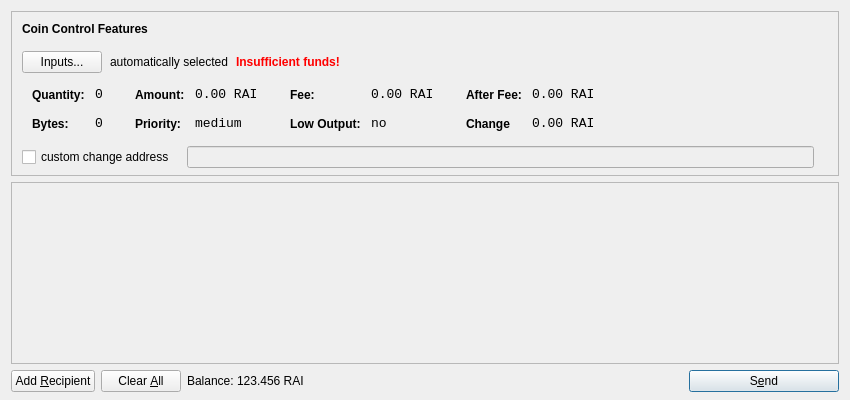
<?xml version="1.0" encoding="UTF-8"?>
<ui version="4.0">
 <class>SendCoinsDialog</class>
 <widget class="QDialog" name="SendCoinsDialog">
  <property name="geometry">
   <rect>
    <x>0</x>
    <y>0</y>
    <width>850</width>
    <height>400</height>
   </rect>
  </property>
  <property name="windowTitle">
   <string>Send Coins</string>
  </property>
  <layout class="QVBoxLayout" name="verticalLayout" stretch="0,1,0">
   <property name="bottomMargin">
    <number>8</number>
   </property>
   <item>
    <widget class="QFrame" name="frameCoinControl">
     <property name="sizePolicy">
      <sizepolicy hsizetype="Expanding" vsizetype="Expanding">
       <horstretch>0</horstretch>
       <verstretch>0</verstretch>
      </sizepolicy>
     </property>
     <property name="maximumSize">
      <size>
       <width>16777215</width>
       <height>16777215</height>
      </size>
     </property>
     <property name="frameShape">
      <enum>QFrame::StyledPanel</enum>
     </property>
     <property name="frameShadow">
      <enum>QFrame::Sunken</enum>
     </property>
     <layout class="QVBoxLayout" name="verticalLayoutCoinControl2">
      <property name="spacing">
       <number>-1</number>
      </property>
      <property name="leftMargin">
       <number>0</number>
      </property>
      <property name="topMargin">
       <number>0</number>
      </property>
      <property name="rightMargin">
       <number>0</number>
      </property>
      <property name="bottomMargin">
       <number>6</number>
      </property>
      <item>
       <layout class="QVBoxLayout" name="verticalLayoutCoinControl" stretch="0,0,0,0,1">
        <property name="spacing">
         <number>0</number>
        </property>
        <property name="leftMargin">
         <number>10</number>
        </property>
        <property name="topMargin">
         <number>10</number>
        </property>
        <item>
         <layout class="QHBoxLayout" name="horizontalLayoutCoinControl1">
          <property name="bottomMargin">
           <number>15</number>
          </property>
          <item>
           <widget class="QLabel" name="labelCoinControlFeatures">
            <property name="sizePolicy">
             <sizepolicy hsizetype="Preferred" vsizetype="Maximum">
              <horstretch>0</horstretch>
              <verstretch>0</verstretch>
             </sizepolicy>
            </property>
            <property name="font">
             <font>
              <weight>75</weight>
              <bold>true</bold>
             </font>
            </property>
            <property name="styleSheet">
             <string notr="true">font-weight:bold;</string>
            </property>
            <property name="text">
             <string>Coin Control Features</string>
            </property>
           </widget>
          </item>
         </layout>
        </item>
        <item>
         <layout class="QHBoxLayout" name="horizontalLayoutCoinControl2" stretch="0,0,0,0">
          <property name="spacing">
           <number>8</number>
          </property>
          <property name="bottomMargin">
           <number>10</number>
          </property>
          <item>
           <widget class="QPushButton" name="pushButtonCoinControl">
            <property name="styleSheet">
             <string notr="true"/>
            </property>
            <property name="text">
             <string>Inputs...</string>
            </property>
           </widget>
          </item>
          <item>
           <widget class="QLabel" name="labelCoinControlAutomaticallySelected">
            <property name="text">
             <string>automatically selected</string>
            </property>
            <property name="margin">
             <number>5</number>
            </property>
           </widget>
          </item>
          <item>
           <widget class="QLabel" name="labelCoinControlInsuffFunds">
            <property name="font">
             <font>
              <weight>75</weight>
              <bold>true</bold>
             </font>
            </property>
            <property name="styleSheet">
             <string notr="true">color:red;font-weight:bold;</string>
            </property>
            <property name="text">
             <string>Insufficient funds!</string>
            </property>
            <property name="margin">
             <number>5</number>
            </property>
           </widget>
          </item>
          <item>
           <spacer name="horizontalSpacerCoinControl">
            <property name="orientation">
             <enum>Qt::Horizontal</enum>
            </property>
            <property name="sizeHint" stdset="0">
             <size>
              <width>40</width>
              <height>1</height>
             </size>
            </property>
           </spacer>
          </item>
         </layout>
        </item>
        <item>
         <widget class="QWidget" name="widgetCoinControl" native="true">
          <property name="sizePolicy">
           <sizepolicy hsizetype="Preferred" vsizetype="Preferred">
            <horstretch>0</horstretch>
            <verstretch>0</verstretch>
           </sizepolicy>
          </property>
          <property name="minimumSize">
           <size>
            <width>0</width>
            <height>0</height>
           </size>
          </property>
          <property name="styleSheet">
           <string notr="true"/>
          </property>
          <layout class="QHBoxLayout" name="horizontalLayoutCoinControl5">
           <property name="margin">
            <number>0</number>
           </property>
           <item>
            <layout class="QHBoxLayout" name="horizontalLayoutCoinControl3" stretch="0,0,0,1">
             <property name="spacing">
              <number>20</number>
             </property>
             <property name="topMargin">
              <number>0</number>
             </property>
             <property name="bottomMargin">
              <number>10</number>
             </property>
             <item>
              <layout class="QFormLayout" name="formLayoutCoinControl1">
               <property name="horizontalSpacing">
                <number>10</number>
               </property>
               <property name="verticalSpacing">
                <number>14</number>
               </property>
               <property name="leftMargin">
                <number>10</number>
               </property>
               <property name="topMargin">
                <number>4</number>
               </property>
               <property name="rightMargin">
                <number>6</number>
               </property>
               <item row="0" column="0">
                <widget class="QLabel" name="labelCoinControlQuantityText">
                 <property name="styleSheet">
                  <string notr="true">font-weight:bold;</string>
                 </property>
                 <property name="text">
                  <string>Quantity:</string>
                 </property>
                 <property name="margin">
                  <number>0</number>
                 </property>
                </widget>
               </item>
               <item row="0" column="1">
                <widget class="QLabel" name="labelCoinControlQuantity">
                 <property name="font">
                  <font>
                   <family>Monospace</family>
                   <pointsize>10</pointsize>
                  </font>
                 </property>
                 <property name="cursor">
                  <cursorShape>IBeamCursor</cursorShape>
                 </property>
                 <property name="contextMenuPolicy">
                  <enum>Qt::ActionsContextMenu</enum>
                 </property>
                 <property name="text">
                  <string>0</string>
                 </property>
                 <property name="margin">
                  <number>0</number>
                 </property>
                 <property name="textInteractionFlags">
                  <set>Qt::LinksAccessibleByMouse|Qt::TextSelectableByKeyboard|Qt::TextSelectableByMouse</set>
                 </property>
                </widget>
               </item>
               <item row="1" column="0">
                <widget class="QLabel" name="labelCoinControlBytesText">
                 <property name="styleSheet">
                  <string notr="true">font-weight:bold;</string>
                 </property>
                 <property name="text">
                  <string>Bytes:</string>
                 </property>
                </widget>
               </item>
               <item row="1" column="1">
                <widget class="QLabel" name="labelCoinControlBytes">
                 <property name="font">
                  <font>
                   <family>Monospace</family>
                   <pointsize>10</pointsize>
                  </font>
                 </property>
                 <property name="cursor">
                  <cursorShape>IBeamCursor</cursorShape>
                 </property>
                 <property name="contextMenuPolicy">
                  <enum>Qt::ActionsContextMenu</enum>
                 </property>
                 <property name="text">
                  <string>0</string>
                 </property>
                 <property name="textInteractionFlags">
                  <set>Qt::LinksAccessibleByMouse|Qt::TextSelectableByKeyboard|Qt::TextSelectableByMouse</set>
                 </property>
                </widget>
               </item>
              </layout>
             </item>
             <item>
              <layout class="QFormLayout" name="formLayoutCoinControl2">
               <property name="horizontalSpacing">
                <number>10</number>
               </property>
               <property name="verticalSpacing">
                <number>14</number>
               </property>
               <property name="leftMargin">
                <number>6</number>
               </property>
               <property name="topMargin">
                <number>4</number>
               </property>
               <property name="rightMargin">
                <number>6</number>
               </property>
               <item row="0" column="0">
                <widget class="QLabel" name="labelCoinControlAmountText">
                 <property name="styleSheet">
                  <string notr="true">font-weight:bold;</string>
                 </property>
                 <property name="text">
                  <string>Amount:</string>
                 </property>
                 <property name="margin">
                  <number>0</number>
                 </property>
                </widget>
               </item>
               <item row="0" column="1">
                <widget class="QLabel" name="labelCoinControlAmount">
                 <property name="font">
                  <font>
                   <family>Monospace</family>
                   <pointsize>10</pointsize>
                  </font>
                 </property>
                 <property name="cursor">
                  <cursorShape>IBeamCursor</cursorShape>
                 </property>
                 <property name="contextMenuPolicy">
                  <enum>Qt::ActionsContextMenu</enum>
                 </property>
                 <property name="text">
                  <string>0.00 RAI</string>
                 </property>
                 <property name="textInteractionFlags">
                  <set>Qt::LinksAccessibleByMouse|Qt::TextSelectableByKeyboard|Qt::TextSelectableByMouse</set>
                 </property>
                </widget>
               </item>
               <item row="1" column="0">
                <widget class="QLabel" name="labelCoinControlPriorityText">
                 <property name="styleSheet">
                  <string notr="true">font-weight:bold;</string>
                 </property>
                 <property name="text">
                  <string>Priority:</string>
                 </property>
                </widget>
               </item>
               <item row="1" column="1">
                <widget class="QLabel" name="labelCoinControlPriority">
                 <property name="font">
                  <font>
                   <family>Monospace</family>
                   <pointsize>10</pointsize>
                  </font>
                 </property>
                 <property name="cursor">
                  <cursorShape>IBeamCursor</cursorShape>
                 </property>
                 <property name="contextMenuPolicy">
                  <enum>Qt::ActionsContextMenu</enum>
                 </property>
                 <property name="text">
                  <string>medium</string>
                 </property>
                 <property name="textInteractionFlags">
                  <set>Qt::LinksAccessibleByMouse|Qt::TextSelectableByKeyboard|Qt::TextSelectableByMouse</set>
                 </property>
                </widget>
               </item>
              </layout>
             </item>
             <item>
              <layout class="QFormLayout" name="formLayoutCoinControl3">
               <property name="horizontalSpacing">
                <number>10</number>
               </property>
               <property name="verticalSpacing">
                <number>14</number>
               </property>
               <property name="leftMargin">
                <number>6</number>
               </property>
               <property name="topMargin">
                <number>4</number>
               </property>
               <property name="rightMargin">
                <number>6</number>
               </property>
               <item row="0" column="0">
                <widget class="QLabel" name="labelCoinControlFeeText">
                 <property name="styleSheet">
                  <string notr="true">font-weight:bold;</string>
                 </property>
                 <property name="text">
                  <string>Fee:</string>
                 </property>
                 <property name="margin">
                  <number>0</number>
                 </property>
                </widget>
               </item>
               <item row="0" column="1">
                <widget class="QLabel" name="labelCoinControlFee">
                 <property name="font">
                  <font>
                   <family>Monospace</family>
                   <pointsize>10</pointsize>
                  </font>
                 </property>
                 <property name="cursor">
                  <cursorShape>IBeamCursor</cursorShape>
                 </property>
                 <property name="contextMenuPolicy">
                  <enum>Qt::ActionsContextMenu</enum>
                 </property>
                 <property name="text">
                  <string>0.00 RAI</string>
                 </property>
                 <property name="textInteractionFlags">
                  <set>Qt::LinksAccessibleByMouse|Qt::TextSelectableByKeyboard|Qt::TextSelectableByMouse</set>
                 </property>
                </widget>
               </item>
               <item row="1" column="0">
                <widget class="QLabel" name="labelCoinControlLowOutputText">
                 <property name="styleSheet">
                  <string notr="true">font-weight:bold;</string>
                 </property>
                 <property name="text">
                  <string>Low Output:</string>
                 </property>
                </widget>
               </item>
               <item row="1" column="1">
                <widget class="QLabel" name="labelCoinControlLowOutput">
                 <property name="font">
                  <font>
                   <family>Monospace</family>
                   <pointsize>10</pointsize>
                  </font>
                 </property>
                 <property name="cursor">
                  <cursorShape>IBeamCursor</cursorShape>
                 </property>
                 <property name="contextMenuPolicy">
                  <enum>Qt::ActionsContextMenu</enum>
                 </property>
                 <property name="text">
                  <string>no</string>
                 </property>
                 <property name="textInteractionFlags">
                  <set>Qt::LinksAccessibleByMouse|Qt::TextSelectableByKeyboard|Qt::TextSelectableByMouse</set>
                 </property>
                </widget>
               </item>
              </layout>
             </item>
             <item>
              <layout class="QFormLayout" name="formLayoutCoinControl4">
               <property name="horizontalSpacing">
                <number>10</number>
               </property>
               <property name="verticalSpacing">
                <number>14</number>
               </property>
               <property name="leftMargin">
                <number>6</number>
               </property>
               <property name="topMargin">
                <number>4</number>
               </property>
               <property name="rightMargin">
                <number>6</number>
               </property>
               <item row="0" column="0">
                <widget class="QLabel" name="labelCoinControlAfterFeeText">
                 <property name="styleSheet">
                  <string notr="true">font-weight:bold;</string>
                 </property>
                 <property name="text">
                  <string>After Fee:</string>
                 </property>
                 <property name="margin">
                  <number>0</number>
                 </property>
                </widget>
               </item>
               <item row="0" column="1">
                <widget class="QLabel" name="labelCoinControlAfterFee">
                 <property name="font">
                  <font>
                   <family>Monospace</family>
                   <pointsize>10</pointsize>
                  </font>
                 </property>
                 <property name="cursor">
                  <cursorShape>IBeamCursor</cursorShape>
                 </property>
                 <property name="contextMenuPolicy">
                  <enum>Qt::ActionsContextMenu</enum>
                 </property>
                 <property name="text">
                  <string>0.00 RAI</string>
                 </property>
                 <property name="textInteractionFlags">
                  <set>Qt::LinksAccessibleByMouse|Qt::TextSelectableByKeyboard|Qt::TextSelectableByMouse</set>
                 </property>
                </widget>
               </item>
               <item row="1" column="0">
                <widget class="QLabel" name="labelCoinControlChangeText">
                 <property name="styleSheet">
                  <string notr="true">font-weight:bold;</string>
                 </property>
                 <property name="text">
                  <string>Change</string>
                 </property>
                </widget>
               </item>
               <item row="1" column="1">
                <widget class="QLabel" name="labelCoinControlChange">
                 <property name="font">
                  <font>
                   <family>Monospace</family>
                   <pointsize>10</pointsize>
                  </font>
                 </property>
                 <property name="cursor">
                  <cursorShape>IBeamCursor</cursorShape>
                 </property>
                 <property name="contextMenuPolicy">
                  <enum>Qt::ActionsContextMenu</enum>
                 </property>
                 <property name="text">
                  <string>0.00 RAI</string>
                 </property>
                 <property name="textInteractionFlags">
                  <set>Qt::LinksAccessibleByMouse|Qt::TextSelectableByKeyboard|Qt::TextSelectableByMouse</set>
                 </property>
                </widget>
               </item>
              </layout>
             </item>
            </layout>
           </item>
          </layout>
         </widget>
        </item>
        <item>
         <layout class="QHBoxLayout" name="horizontalLayoutCoinControl4" stretch="0,0,0">
          <property name="spacing">
           <number>12</number>
          </property>
          <property name="sizeConstraint">
           <enum>QLayout::SetDefaultConstraint</enum>
          </property>
          <property name="topMargin">
           <number>5</number>
          </property>
          <property name="rightMargin">
           <number>5</number>
          </property>
          <item>
           <widget class="QCheckBox" name="checkBoxCoinControlChange">
            <property name="text">
             <string>custom change address</string>
            </property>
           </widget>
          </item>
          <item>
           <widget class="QLineEdit" name="lineEditCoinControlChange">
            <property name="enabled">
             <bool>false</bool>
            </property>
            <property name="sizePolicy">
             <sizepolicy hsizetype="Expanding" vsizetype="Fixed">
              <horstretch>0</horstretch>
              <verstretch>0</verstretch>
             </sizepolicy>
            </property>
           </widget>
          </item>
          <item>
           <widget class="QLabel" name="labelCoinControlChangeLabel">
            <property name="sizePolicy">
             <sizepolicy hsizetype="Preferred" vsizetype="Expanding">
              <horstretch>0</horstretch>
              <verstretch>0</verstretch>
             </sizepolicy>
            </property>
            <property name="minimumSize">
             <size>
              <width>0</width>
              <height>0</height>
             </size>
            </property>
            <property name="text">
             <string/>
            </property>
            <property name="margin">
             <number>3</number>
            </property>
           </widget>
          </item>
         </layout>
        </item>
        <item>
         <spacer name="verticalSpacerCoinControl">
          <property name="orientation">
           <enum>Qt::Vertical</enum>
          </property>
          <property name="sizeHint" stdset="0">
           <size>
            <width>800</width>
            <height>1</height>
           </size>
          </property>
         </spacer>
        </item>
       </layout>
      </item>
     </layout>
    </widget>
   </item>
   <item>
    <widget class="QScrollArea" name="scrollArea">
     <property name="widgetResizable">
      <bool>true</bool>
     </property>
     <widget class="QWidget" name="scrollAreaWidgetContents">
      <property name="geometry">
       <rect>
        <x>0</x>
        <y>0</y>
        <width>830</width>
        <height>165</height>
       </rect>
      </property>
      <layout class="QVBoxLayout" name="verticalLayout_2">
       <property name="margin">
        <number>0</number>
       </property>
       <item>
        <layout class="QVBoxLayout" name="entries">
         <property name="spacing">
          <number>6</number>
         </property>
        </layout>
       </item>
       <item>
        <spacer name="verticalSpacer">
         <property name="orientation">
          <enum>Qt::Vertical</enum>
         </property>
         <property name="sizeHint" stdset="0">
          <size>
           <width>20</width>
           <height>40</height>
          </size>
         </property>
        </spacer>
       </item>
      </layout>
     </widget>
    </widget>
   </item>
   <item>
    <layout class="QHBoxLayout" name="horizontalLayout">
     <item>
      <widget class="QPushButton" name="addButton">
       <property name="toolTip">
        <string>Send to multiple recipients at once</string>
       </property>
       <property name="text">
        <string>Add &amp;Recipient</string>
       </property>
       <property name="icon">
        <iconset resource="../bitcoin.qrc">
         <normaloff>:/icons/add</normaloff>:/icons/add</iconset>
       </property>
       <property name="autoDefault">
        <bool>false</bool>
       </property>
      </widget>
     </item>
     <item>
      <widget class="QPushButton" name="clearButton">
       <property name="sizePolicy">
        <sizepolicy hsizetype="Minimum" vsizetype="Fixed">
         <horstretch>0</horstretch>
         <verstretch>0</verstretch>
        </sizepolicy>
       </property>
       <property name="toolTip">
        <string>Remove all transaction fields</string>
       </property>
       <property name="text">
        <string>Clear &amp;All</string>
       </property>
       <property name="icon">
        <iconset resource="../bitcoin.qrc">
         <normaloff>:/icons/remove</normaloff>:/icons/remove</iconset>
       </property>
       <property name="autoRepeatDelay">
        <number>300</number>
       </property>
       <property name="autoDefault">
        <bool>false</bool>
       </property>
      </widget>
     </item>
     <item>
      <layout class="QHBoxLayout" name="horizontalLayout_2">
       <property name="spacing">
        <number>3</number>
       </property>
       <item>
        <widget class="QLabel" name="label">
         <property name="sizePolicy">
          <sizepolicy hsizetype="Preferred" vsizetype="Fixed">
           <horstretch>0</horstretch>
           <verstretch>0</verstretch>
          </sizepolicy>
         </property>
         <property name="text">
          <string>Balance:</string>
         </property>
        </widget>
       </item>
       <item>
        <widget class="QLabel" name="labelBalance">
         <property name="sizePolicy">
          <sizepolicy hsizetype="Preferred" vsizetype="Fixed">
           <horstretch>0</horstretch>
           <verstretch>0</verstretch>
          </sizepolicy>
         </property>
         <property name="cursor">
          <cursorShape>IBeamCursor</cursorShape>
         </property>
         <property name="text">
          <string>123.456 RAI</string>
         </property>
         <property name="textInteractionFlags">
          <set>Qt::LinksAccessibleByMouse|Qt::TextSelectableByKeyboard|Qt::TextSelectableByMouse</set>
         </property>
        </widget>
       </item>
      </layout>
     </item>
     <item>
      <spacer name="horizontalSpacer">
       <property name="orientation">
        <enum>Qt::Horizontal</enum>
       </property>
       <property name="sizeHint" stdset="0">
        <size>
         <width>40</width>
         <height>20</height>
        </size>
       </property>
      </spacer>
     </item>
     <item>
      <widget class="QPushButton" name="sendButton">
       <property name="minimumSize">
        <size>
         <width>150</width>
         <height>0</height>
        </size>
       </property>
       <property name="toolTip">
        <string>Confirm the send action</string>
       </property>
       <property name="text">
        <string>S&amp;end</string>
       </property>
       <property name="icon">
        <iconset resource="../bitcoin.qrc">
         <normaloff>:/icons/send</normaloff>:/icons/send</iconset>
       </property>
       <property name="default">
        <bool>true</bool>
       </property>
      </widget>
     </item>
    </layout>
   </item>
  </layout>
 </widget>
 <resources>
  <include location="../bitcoin.qrc"/>
 </resources>
 <connections/>
</ui>
